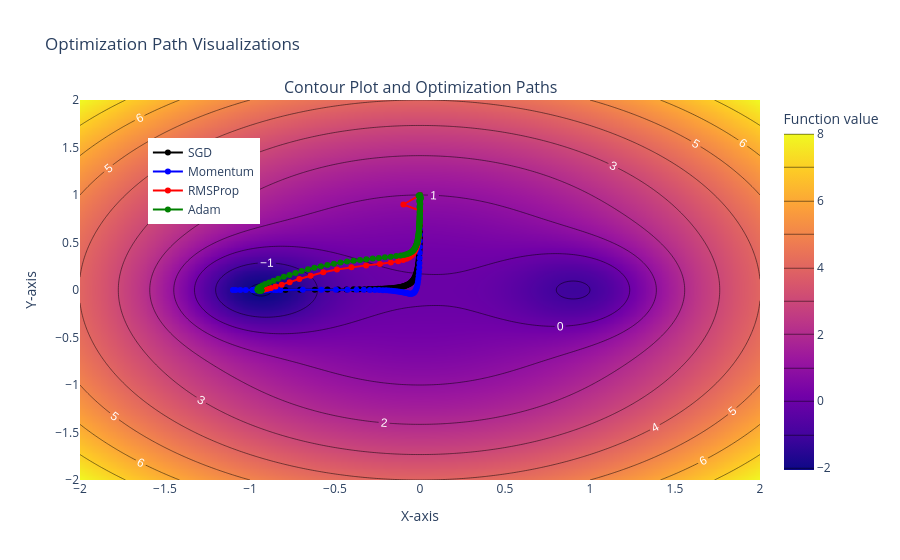

Write notebook code for a chart like this one.
### Code cell
gen_paths(0,1)

### Figure 1 — Plotly figure (JSON) as saved in the notebook; plotly's stock layout.template omitted (floating-point values rounded to 4 significant figures; data arrays with more than 128 entries replaced by an {"elided": "..."} marker saying what was removed)
{"data": [{"autocontour": true, "colorbar": {"title": {"text": "Function value"}}, "contours": {"coloring": "heatmap", "end": 8, "labelfont": {"color": "white", "family": "Arial", "size": 12}, "showlabels": true, "size": 1, "start": -2}, "type": "contour", "x": {"elided": "384 float values"}, "xaxis": "x", "y": {"elided": "216 float values"}, "yaxis": "y", "z": {"elided": "216x384 float values"}}, {"line": {"color": "black"}, "mode": "lines+markers", "name": "SGD", "type": "scatter", "x": {"elided": "500 float values"}, "xaxis": "x", "y": {"elided": "500 float values"}, "yaxis": "y"}, {"line": {"color": "blue"}, "mode": "lines+markers", "name": "Momentum", "type": "scatter", "x": {"elided": "200 float values"}, "xaxis": "x", "y": {"elided": "200 float values"}, "yaxis": "y"}, {"line": {"color": "red"}, "mode": "lines+markers", "name": "RMSProp", "type": "scatter", "x": {"elided": "300 float values"}, "xaxis": "x", "y": {"elided": "300 float values"}, "yaxis": "y"}, {"line": {"color": "green"}, "mode": "lines+markers", "name": "Adam", "type": "scatter", "x": {"elided": "500 float values"}, "xaxis": "x", "y": {"elided": "500 float values"}, "yaxis": "y"}], "layout": {"annotations": [{"font": {"size": 16}, "showarrow": false, "text": "Contour Plot and Optimization Paths", "x": 0.5, "xanchor": "center", "xref": "paper", "y": 1, "yanchor": "bottom", "yref": "paper"}], "autosize": true, "legend": {"x": 0.1, "y": 0.9}, "title": {"text": "Optimization Path Visualizations"}, "xaxis": {"anchor": "y", "autorange": true, "domain": [0, 1], "range": [-2, 2], "title": {"text": "X-axis"}, "type": "linear"}, "yaxis": {"anchor": "x", "autorange": true, "domain": [0, 1], "range": [-2, 2], "title": {"text": "Y-axis"}, "type": "linear"}}}
